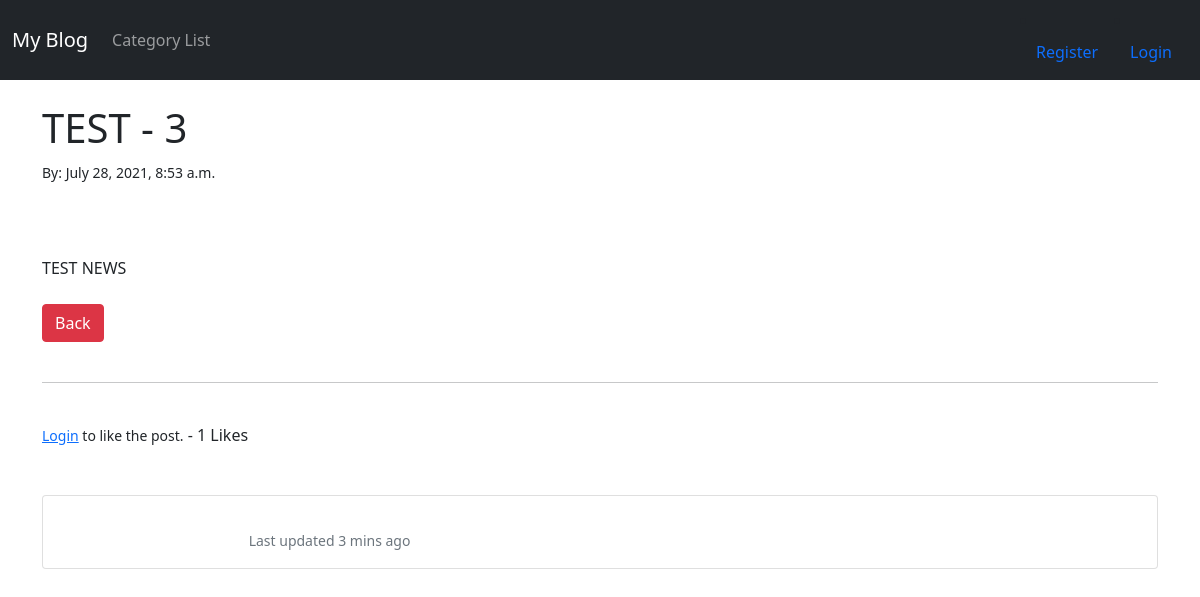
Screenshot of /post-details/16 with the database file from the repository.
### libpro/models.py (models this page shows, shortened)
class Post(models.Model):
    title = models.CharField(max_length=255)
    header_image = models.ImageField(null = True, blank = True, upload_to='images/' )
    title_tag = models.CharField(max_length=255)
    author = models.ForeignKey(User, on_delete=models.CASCADE)
    body = RichTextField(blank=True, null=True)
    post_date = models.DateTimeField(auto_now_add=True)
    category = models.CharField(max_length=255, default = 'Personal')
    snippet = models.CharField(max_length=255)
    likes = models.ManyToManyField(User, related_name='blog_posts')
    def total_likes(self):
        return self.likes.count()

### libpro/views.py (the view)
# urls.py: path('post-details/<int:pk>', PostDetailsView.as_view(), name = 'post-details'),
class PostDetailsView(DetailView):
    model = Post
    template_name = "post_details.html"
    def get_context_data(self, *args, **kwargs):
        cat_menu = Category.objects.all()
        context = super(PostDetailsView, self).get_context_data(*args, **kwargs)
        stuff = get_object_or_404(Post, id=self.kwargs["pk"])
        total_likes = stuff.total_likes()
        liked = False
        if stuff.likes.filter(id = self.request.user.id).exists():
            liked = True
        context["liked"] = liked
        context["cat_menu"] = cat_menu
        context["total_likes"] = total_likes
        return context

### libpro/templates/post_details.html (shortened to what this page needs)
{% extends 'base.html'%}
{% load static %}
{% block content %}
<h1>{{ post.title }} - {{ post.author.id }}</h1>
<small>By: {{ post.author.first_name }}
    {{ post.post_date }}
</small><br/>
<br/>
<br /><br />
{{ post.body|safe }}
<br/><br/>
<a href="{% url 'home' %}" class="btn btn-danger">Back</a>
<br/><br/>
<hr>
<br/>
<form action = "{% url 'like_post' post.pk %}"
mothod="POST">
{% if user.is_authenticated %}
    {% if liked %}
        <button type="submit" name="post-id" value = "{{ post.id }}" class= "btn btn-danger btn-sm">Unlike</button>
    {% else %}
        <button type="submit" name="post-id" value = "{{ post.id }}" class= "btn btn-primary btn-sm">Like</button>
    {% endif %}
{% else %}
<small><a href={% url 'login' %}>Login</a> to like the post.</small>
{% endif %}
     - {{ total_likes }} Likes
</form>
<br/><br/>
<div class="card mb-3">
    <div class="row no-gutters">
      <div class="col-md-2">
      </div>
      <div class="col-md-10">
        <div class="card-body">
          <a class='user_name_link' style="color:black"  href='{% url "show_profile_page" post.author.profile.id %}'>
          <p class="card-text"><small class="text-muted">Last updated 3 mins ago</small></p>
        </div>
      </div>
    </div>
  </div>
{% endblock %}

### libpro/templates/post_details.html (style rules this page uses)
.user_name_link { text-decoration: none; }

### rows the page displays
Post: title "TEST", author.id "3", post_date "July 28, 2021, 8:53 a.m.", body "TEST NEWS"

### other values shown
{{ total_likes }} "1"
